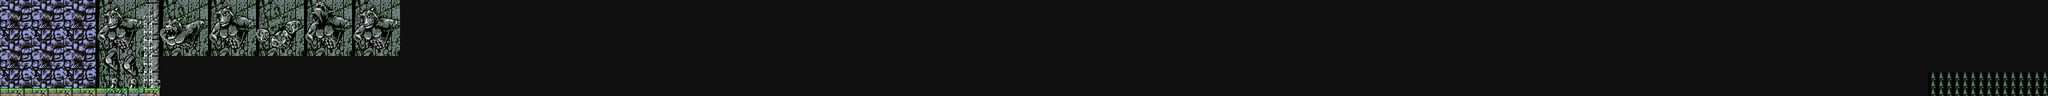

The image is a tile-based game level rendered from a .tmx file. Its description and source (layers, tilesets, objects; grid data summarised) follow:
An orthogonal 256x12 tile map with 16x16 px tiles, 5 tile layers (LEVEL 10, Horizontal Props, Vertical Props, Misc Props, ...), 3 tilesets.

<map version="1.10" tiledversion="1.10.2" orientation="orthogonal" renderorder="right-down" width="256" height="12" tilewidth="16" tileheight="16" infinite="0" nextlayerid="2" nextobjectid="1">
 <tileset firstgid="1" source="assets/level10.tsx" />
 <tileset firstgid="257" source="assets/union.tsx" />
 <tileset firstgid="1000" source="assets/tile-flag.tsx" />
 <layer id="1" name="LEVEL 10" width="256" height="12">
  <data>[3072 cells, 3072 non-empty, 221 distinct tile ids]</data>
 </layer>
 <layer id="2" name="Horizontal Props" width="256" height="12">
  <data>[3072 cells, 10 non-empty, 1 distinct tile ids]</data>
 </layer>
 <layer id="3" name="Vertical Props" width="256" height="12">
  <data>[3072 cells, 20 non-empty, 1 distinct tile ids]</data>
 </layer>
 <layer id="4" name="Misc Props" width="256" height="12">
  <data>[3072 cells, 0 non-empty, 0 distinct tile ids]</data>
 </layer>
 <layer id="5" name="Slope Props" width="256" height="12">
  <data>[3072 cells, 0 non-empty, 0 distinct tile ids]</data>
 </layer>
</map>